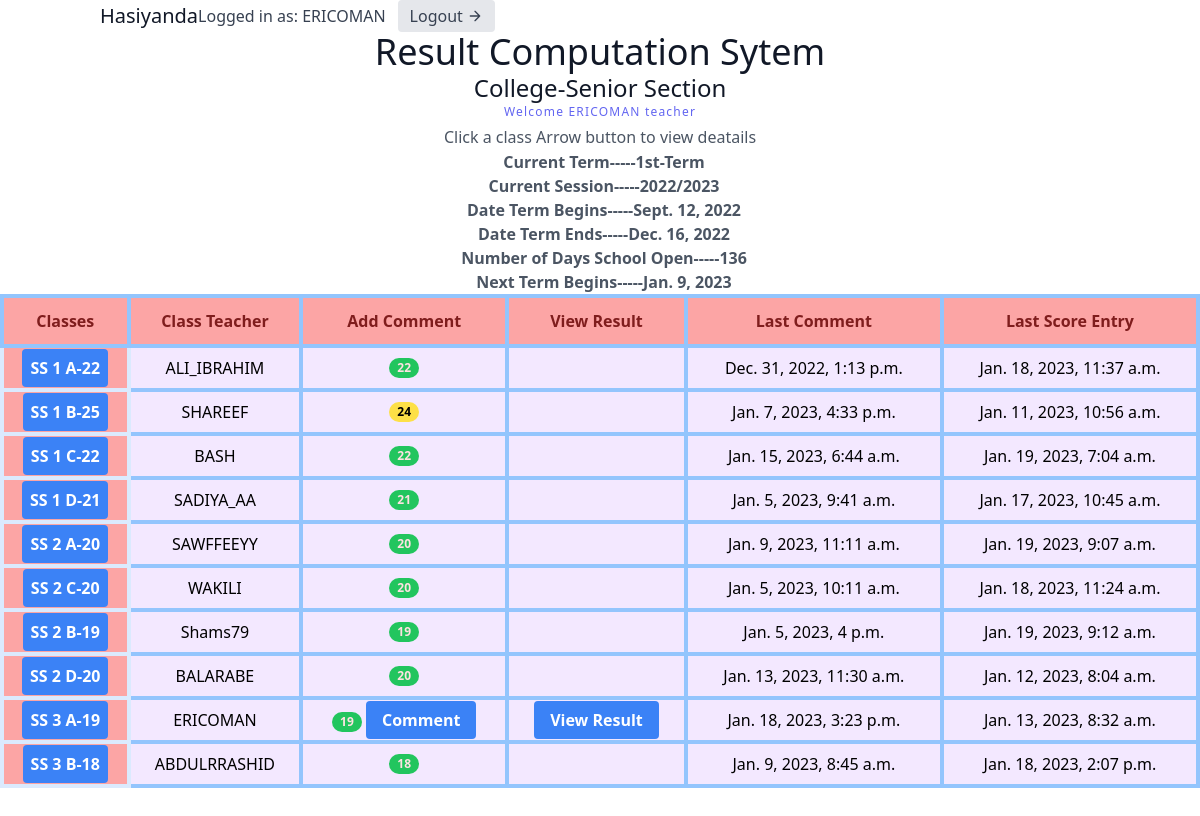
/classList/ (signed in), run on the app's committed database.
### users/models.py (models this page shows, shortened)
class User(AbstractUser):
    class Role(models.TextChoices):
        ADMIN = 'admin'
        TEACHER = 'teacher'
        STUDENT = 'student'
    base_role = Role.TEACHER
    role = models.CharField(max_length=10, choices= Role.choices , null=True, blank=True)
    section = models.ForeignKey('result.section', on_delete=models.SET_NULL, null=True , blank=True)
    class Meta:
        db_table = 'auth_user'
    def __str__(self):
        return self.username

### result/models.py (models this page shows, shortened)
class section(models.Model):
    sectionName = models.CharField(max_length=100 , unique=True)
    def __str__(self):
        return self.sectionName

class setting(models.Model):
    announcement = models.CharField(max_length=100,null=True)
    announcement_date = models.DateField(auto_now_add=False,null=True)
    news = models.CharField(max_length=100,null=True)
    current_Term = models.CharField(max_length=100,choices=term_choices,null=True)
    current_Session = models.CharField(max_length=100,null=True)
    date_Term_Begin = models.DateField(auto_now_add=False,null=True)
    date_Term_End = models.DateField(auto_now_add=False,null=True)
    number_of_days_school_open = models.IntegerField(null=True)
    next_term_begins = models.DateField(auto_now_add=False,null=True)

class classArmTeacher(models.Model):
    className = models.ForeignKey(all_class, on_delete=models.CASCADE, null=True)
    classArm = models.ForeignKey(classArm, related_name='classArm', on_delete=models.CASCADE, null=True)
    classTeacher = models.ForeignKey(User, on_delete=models.SET_NULL, null=True)
    date = models.DateTimeField(auto_now_add=True)
    class Meta:
        ordering = ['className']

class all_class(models.Model):
    className = models.CharField(max_length=100 , unique=True)
    section = models.ForeignKey(section, on_delete=models.CASCADE, null=True)
    complete = models.BooleanField(default=False)
    date = models.DateTimeField(auto_now_add=True)
    def __str__(self):
        return self.className
    class Meta:
        ordering = ['className']

class classArm(models.Model):
    armName = models.CharField(max_length=100 , unique=True)
    def __str__(self):
        return self.armName
    class Meta:
        ordering = ['armName']

### result/views.py (the view, shortened to what this page needs)
# urls.py: path('classList/', classList.as_view(), name='classList'),
class classList(ListView):
    model = classArmTeacher
    template_name = 'result/classList.html'
    def get_context_data(self, **kwargs):
        context = super(classList, self).get_context_data(**kwargs)
        context['user'] = self.request.user
        context['setting'] = setting.objects.all()
        context['settingForm'] = settingForm()
        if self.request.user.is_staff:
            context["btn"] = "Edit Termlly Settings"
            context['all_class'] = classArmTeacher.objects.annotate(
                commentCount = Count('comment__student__id', distinct=True),
                student_in_assessment = Count('assessment__student__id', distinct=True),
                latestCommentdate = Max('comment__date'),
                latestAssessmentdate = Max('assessment__date')
                )
        else:
            context['all_class'] = classArmTeacher.objects.filter(className__section__sectionName = self.request.user.section).annotate(
                commentCount = Count('comment__id', distinct=True),
                student_in_assessment = Count('assessment__student__id', distinct=True),
                latestCommentdate = Max('comment__date'),
                latestAssessmentdate = Max('assessment__date')
            )
        return context

### result/templates/result/classList.html (shortened to what this page needs)
<script src="https://cdn.tailwindcss.com"></script>
<link rel="stylesheet" href="https://cdn.tailgrids.com/tailgrids-fallback.css" />
{% include 'navbar.html' %}
<section class="text-gray-600 body-font">
   <div class="container px-5  mx-auto">
     <div class="flex flex-col text-center w-full">
       <h1 class="sm:text-4xl text-3xl font-medium title-font text-gray-900">Result Computation Sytem</h1>
       <h2 class="sm:text-2xl text-2xl font-small title-font text-gray-900">{{ user.section }} Section</h2>
       <h2 class="text-xs text-indigo-500 tracking-widest font-medium title-font mb-1">Welcome {{user.username}} {{user.role}}</h2>
       <p class=" mx-auto leading-relaxed text-base">Click a class Arrow button to view deatails</p>
        {% if setting.count > 0 %}
              <h4 class="font-bold pl-2">
                  Current Term-----{{setting.0.current_Term}}<br>
                  Current Session-----{{setting.0.current_Session}}<br>
                  Date Term Begins-----{{setting.0.date_Term_Begin}}<br>
                  Date Term Ends-----{{setting.0.date_Term_End}}<br>
                  Number of Days School Open-----{{setting.0.number_of_days_school_open}}<br>
                  Next Term Begins-----{{setting.0.next_term_begins}}<br>
              </h4>
        {% endif %}
      </div>
   </div>
   <div class="flex flex-col h-screen">
    <div class="flex-grow overflow-auto">
      <table class="relative w-full border">
        <thead>
          <tr>
            <th class="sticky top-0 border-4 border-blue-300  py-3 text-red-900 bg-red-300">Classes</th>
            <th class="sticky top-0 border-4 border-blue-300  py-3 text-red-900 bg-red-300">Class Teacher</th>
            <th class="sticky top-0 border-4 border-blue-300  py-3 text-red-900 bg-red-300">Add Comment</th>
            <th class="sticky top-0 border-4 border-blue-300  py-3 text-red-900 bg-red-300">View Result</th>
            <th class="sticky top-0 border-4 border-blue-300  py-3 text-red-900 bg-red-300 whitespace-nowrap">Last Comment</th>
            <th class="sticky top-0 border-4 border-blue-300  py-3 text-red-900 bg-red-300 whitespace-nowrap">Last Score Entry</th>
          </tr>
        </thead>
        <tbody class="divide-y bg-purple-100">
          <tr>
            {% for class in all_class %}
            <td class="border-4 border-blue-100  bg-red-300  text-center sticky left-0 ">
              <button class="bg-blue-500 hover:bg-blue-700 text-white font-bold py-2 px-2 rounded">
                <a href="{% url 'result:classDetails' class.id %}">
                  {{ class.className }} {{ class.classArm }}-{{class.student_in_assessment}}
                </a>
              </button>
            </td>
            <td class="border-4 border-blue-300    text-center">{{ class.classTeacher }}</td>
            <td class="border-4 border-blue-300    text-center">
              {%if class.commentCount == class.student_in_assessment %}
                <span class="inline-flex items-center justify-center px-2 py-1 text-xs font-bold leading-none text-red-100 bg-green-500 rounded-full">{{class.commentCount}}</span>
               {% elif class.commentCount > 0 %}
               <span class="inline-flex items-center justify-center px-2 py-1 text-xs font-bold leading-none text-black-100 bg-yellow-300 rounded-full">{{class.commentCount}}</span>
                {%else%}
                <span class="inline-flex items-center justify-center px-2 py-1 text-xs font-bold leading-none text-red-100 bg-red-500 rounded-full">{{class.commentCount}}</span>
               {%endif%}
            {% if class.classTeacher == request.user  or request.user.is_staff %}
              <button class="bg-blue-500 hover:bg-blue-700 text-white font-bold py-2 px-4 rounded">
              <a href="{% url 'result:addComment' class.id %}">Comment </a>
              </button>
            {% endif %}
            </td>
            <td class="border-4 border-blue-300    text-center">
            {% if class.classTeacher == request.user or request.user.is_staff %}
             <button class="bg-blue-500 hover:bg-blue-700 text-white font-bold py-2 px-4 rounded">
              <a href="{% url 'result:examResult' class.id %}">View Result</a>
              </button>
            {% endif %}
            </td>
            <td class="border-4 border-blue-300 text-center  ">
              {{ class.latestCommentdate }}
            </td>
            <td class="border-4 border-blue-300 text-center ">
              {{ class.latestAssessmentdate }}
            </td>
          </tr>
          {% endfor %}
        </tbody>
      </table>
    </div>
  </div>
 </section>

### templates/navbar.html (shortened to what this page needs)
<header class="text-gray-700 body-font">
<link rel="stylesheet" href="https://cdnjs.cloudflare.com/ajax/libs/animate.css/3.5.2/animate.min.css">
    <div class="container mx-auto flex flex-wrap flex-col md:flex-row items-center">
      <a href="" class="flex title-font font-medium items-center text-gray-900 mb-4 md:mb-0">
        <span class="ml-3 text-xl">Hasiyanda</span>
      </a>
      {% if request.user.is_authenticated %}
        Logged in as: {{ request.user.username }}
        <a href="{% url 'result:logoutUser'  %}" class="ml-3 inline-flex items-center bg-gray-200 border-0 py-1 px-3 focus:outline-none hover:bg-gray-300 rounded text-base mt-4 md:mt-0">
          Logout
            <svg fill="none" stroke="currentColor" stroke-linecap="round" stroke-linejoin="round" stroke-width="2" class="w-4 h-4 ml-1" viewBox="0 0 24 24">
                <path d="M5 12h14M12 5l7 7-7 7"></path>
            </svg>
        </a>
      {% endif %}
    </div>
</header>

### data on the page
setting: current_Term "1st-Term", current_Session "2022/2023", date_Term_Begin "Sept. 12, 2022", date_Term_End "Dec. 16, 2022", number_of_days_school_open "136", next_term_begins "Jan. 9, 2023"
classArmTeacher: className "SS 1", classArm "A", student_in_assessment "22", classTeacher "ALI_IBRAHIM", commentCount "22", latestCommentdate "Dec. 31, 2022, 1:13 p.m.", latestAssessmentdate "Jan. 18, 2023, 11:37 a.m."
classArmTeacher: className "SS 1", classArm "B", student_in_assessment "25", classTeacher "SHAREEF", commentCount "24", latestCommentdate "Jan. 7, 2023, 4:33 p.m.", latestAssessmentdate "Jan. 11, 2023, 10:56 a.m."
classArmTeacher: className "SS 1", classArm "C", student_in_assessment "22", classTeacher "BASH", commentCount "22", latestCommentdate "Jan. 15, 2023, 6:44 a.m.", latestAssessmentdate "Jan. 19, 2023, 7:04 a.m."
classArmTeacher: className "SS 1", classArm "D", student_in_assessment "21", classTeacher "SADIYA_AA", commentCount "21", latestCommentdate "Jan. 5, 2023, 9:41 a.m.", latestAssessmentdate "Jan. 17, 2023, 10:45 a.m."
classArmTeacher: className "SS 2", classArm "A", student_in_assessment "20", classTeacher "SAWFFEEYY", commentCount "20", latestCommentdate "Jan. 9, 2023, 11:11 a.m.", latestAssessmentdate "Jan. 19, 2023, 9:07 a.m."
classArmTeacher: className "SS 2", classArm "C", student_in_assessment "20", classTeacher "WAKILI", commentCount "20", latestCommentdate "Jan. 5, 2023, 10:11 a.m.", latestAssessmentdate "Jan. 18, 2023, 11:24 a.m."
classArmTeacher: className "SS 2", classArm "B", student_in_assessment "19", classTeacher "Shams79", commentCount "19", latestCommentdate "Jan. 5, 2023, 4 p.m.", latestAssessmentdate "Jan. 19, 2023, 9:12 a.m."
classArmTeacher: className "SS 2", classArm "D", student_in_assessment "20", classTeacher "BALARABE", commentCount "20", latestCommentdate "Jan. 13, 2023, 11:30 a.m.", latestAssessmentdate "Jan. 12, 2023, 8:04 a.m."
classArmTeacher: className "SS 3", classArm "A", student_in_assessment "19", classTeacher "ERICOMAN", commentCount "19", shows "Comment", shows "View Result", latestCommentdate "Jan. 18, 2023, 3:23 p.m.", latestAssessmentdate "Jan. 13, 2023, 8:32 a.m."
classArmTeacher: className "SS 3", classArm "B", student_in_assessment "18", classTeacher "ABDULRRASHID", commentCount "18", latestCommentdate "Jan. 9, 2023, 8:45 a.m.", latestAssessmentdate "Jan. 18, 2023, 2:07 p.m."

### other printed values
{{ request.user.username }} "ERICOMAN"
{{ user.section }} "College-Senior"
{{ user.username }} "ERICOMAN"
{{ user.role }} "teacher"
